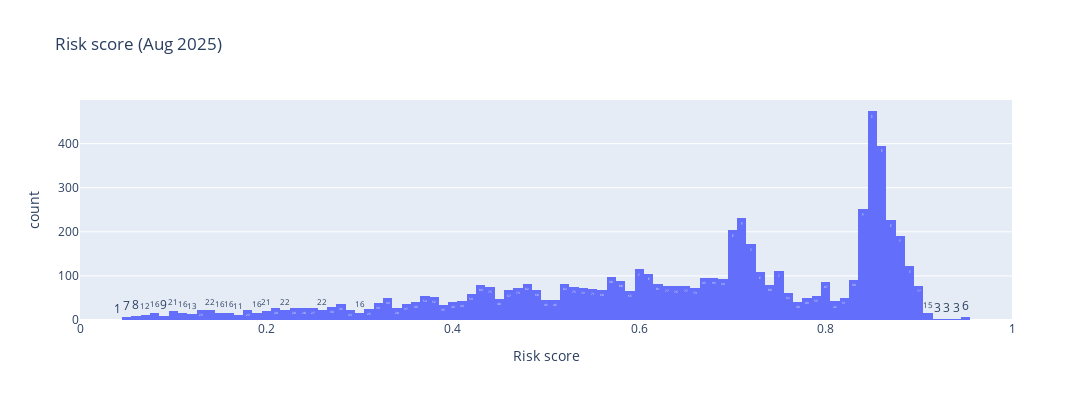

Notebook cell for this chart:
### Code cell
fig = px.histogram(merged, x='Risk score', nbins=100, text_auto=True, height=400, width=1200, title='Risk score (Aug 2025)')
fig.update_xaxes(range=[0, 1])
fig.show()

### Figure 1 — Plotly figure (JSON) as saved in the notebook; plotly's stock layout.template omitted (floating-point values rounded to 4 significant figures; data arrays with more than 128 entries replaced by an {"elided": "..."} marker saying what was removed)
{"data": [{"bingroup": "x", "hovertemplate": "Risk score=%{x}<br>count=%{y}<extra></extra>", "legendgroup": "", "marker": {"color": "#636efa", "pattern": {"shape": ""}}, "name": "", "nbinsx": 100, "orientation": "v", "showlegend": false, "texttemplate": "%{value}", "type": "histogram", "x": {"elided": "6620 float values"}, "xaxis": "x", "yaxis": "y"}], "layout": {"barmode": "relative", "height": 400, "legend": {"tracegroupgap": 0}, "title": {"text": "Risk score (Aug 2025)"}, "width": 1200, "xaxis": {"anchor": "y", "domain": [0, 1], "range": [0, 1], "title": {"text": "Risk score"}}, "yaxis": {"anchor": "x", "domain": [0, 1], "title": {"text": "count"}}}}
